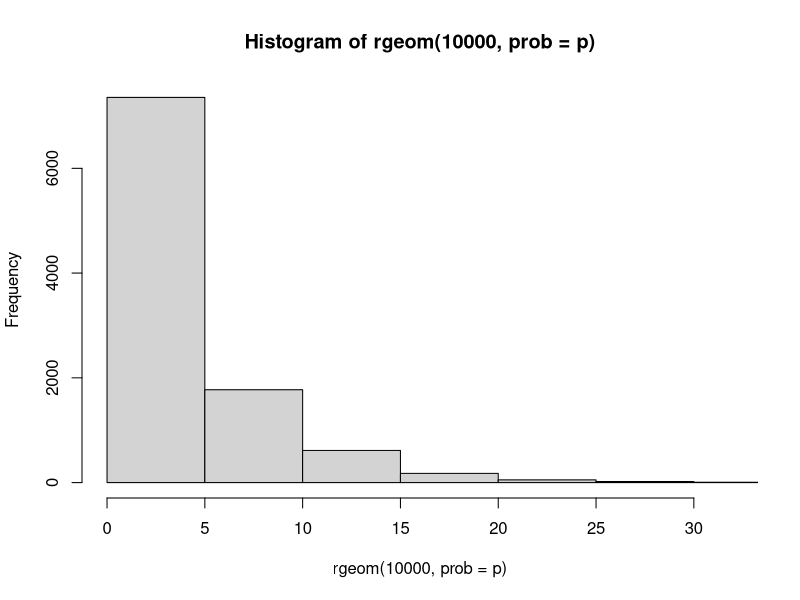

Write R code to recreate this figure.
p <- 0.2
z <- 1:5

paste("Jawaban 1a:", dgeom(3, p)) 

# Jawaban 1b
paste("Jawaban 1b: ", mean(rgeom(n = 10000, prob = p) == 3)) 

# Jawaban 1c Dapat dilihat dari dua jawaban tersebut, walaupun n nya sangat berbeda, hasil dari fungsi tersebut sangat mendekati. 

# Jawaban 1d

hist(rgeom(10000, prob = p), xlim = c(0,32))

# Jawaban 1e

meanIn <- function(p) {
  (1/p)
}

varian <- function(p) {
  ((1-p)/p^2)
}

paste("Jawaban 1e: Rataan : ", meanIn(p), ", varian : ", varian(p)) #1b